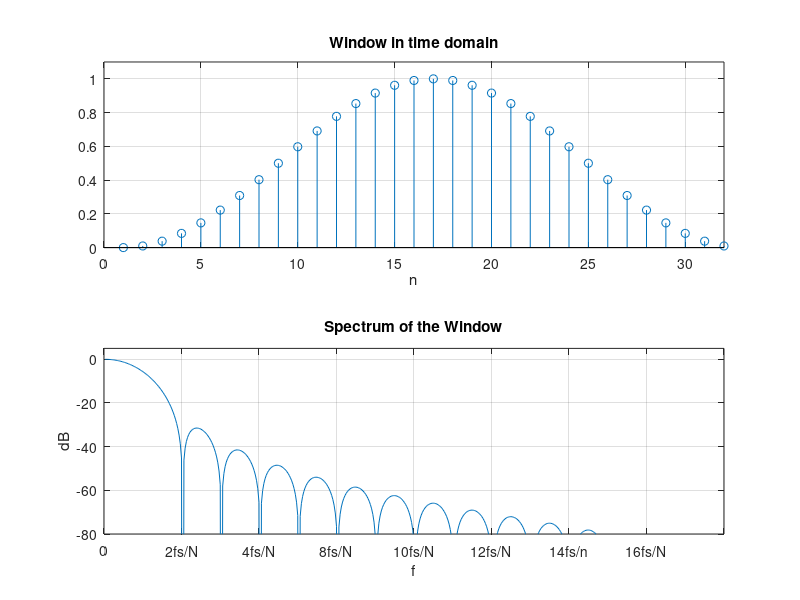

This chart was generated by the following MATLAB code:
clear all
close all

N= 32;                            % number of time samples
win= hanning(N,'periodic');       % hanning window
win_norm= win/sum(win);           % scale window for |h(0)| = 1
% NFFT-point FFT of N-point window function
fs= 16;                               % Hz sample frequency
L= 32;
NFFT= L*N;
k= 0:NFFT/2-1;                        % freq index for NFFT-point FFT
f= k*fs/NFFT;                         % Hz frequency vector
h = fft(win_norm,NFFT);                    % FFT of length NFFT (zero padded)
h= h(1:NFFT/2);                       % retain points from 0 to fs/2
HdB= 20*log10(abs(h));                % dB magnitude of fft

 

subplot(2,1,1); stem(win); grid on; xlim([0 L]); ylim([0 1.1]); 
title('Window in time domain'); xlabel('n');
subplot(2,1,2); plot(HdB); grid on; xlim([0 512]); ylim([-80 5]);
title('Spectrum of the Window'); xlabel('f'); ylabel('dB');
xticks([0:64:512]);xticklabels({'0', '2fs/N', '4fs/N', '8fs/N', '10fs/N', '12fs/N', '14fs/n', '16fs/N'})